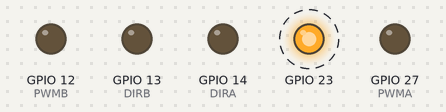
A sketch run on a simulated ESP32. Parts: output pins drawn as LEDs (lit = HIGH). Dashed ring = blinking.

Above: at 0.5 s.
Timing chart, 0 to 4.6 s (numbered marks = the images above):
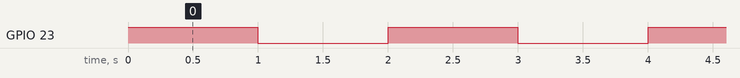

Measured:
- by itself, GPIO 23: alternates HIGH for 1.0 s and LOW for 1.0 s

The sketch:

testTransistor.ino
```cpp
#define PWMA 27
#define DIRA 14
#define PWMB 12
#define DIRB 13
#define MUXI 34
#define MUXA 5
#define MUXB 18
#define MUXC 19
#define PULSE 312

int res[8];

void setup() {
  // put your setup code here, to run once:
  pinMode( MUXI, INPUT);
  pinMode( MUXA, OUTPUT);
  pinMode( MUXB, OUTPUT);
  pinMode( MUXC, OUTPUT);
  pinMode( PWMB, OUTPUT);
  pinMode( DIRB, OUTPUT);
  pinMode( DIRA, OUTPUT);
  pinMode( PWMA, OUTPUT);
  pinMode( 23, OUTPUT);
  adcAttachPin(MUXI);
  analogSetWidth(12);
  analogSetPinAttenuation(34, ADC_11db);
  Serial.begin(115200);
}

void loop() {
  // put your main code here, to run repeatedly:
  digitalWrite(23, HIGH);
  delay(1000);
  digitalWrite(23, LOW);
  delay(1000);
}
```
